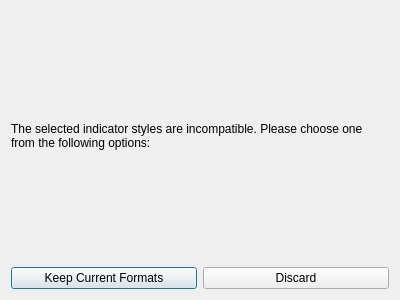
<?xml version="1.0" encoding="UTF-8"?>
<ui version="4.0">
 <class>IncompatibilityDialog</class>
 <widget class="QDialog" name="IncompatibilityDialog">
  <property name="geometry">
   <rect>
    <x>0</x>
    <y>0</y>
    <width>400</width>
    <height>300</height>
   </rect>
  </property>
  <property name="windowTitle">
   <string>Incompatibility Issue</string>
  </property>
  <layout class="QVBoxLayout" name="verticalLayout">
   <item>
    <widget class="QLabel" name="label">
     <property name="text">
      <string>The selected indicator styles are incompatible. Please choose one from the following options:</string>
     </property>
     <property name="wordWrap">
      <bool>true</bool>
     </property>
    </widget>
   </item>
   <item>
    <layout class="QHBoxLayout" name="buttonsLayout">
     <item>
      <widget class="QPushButton" name="continueButton">
       <property name="text">
        <string>Keep Current Formats</string>
       </property>
      </widget>
     </item>
     <item>
      <widget class="QPushButton" name="discardButton">
       <property name="text">
        <string>Discard</string>
       </property>
      </widget>
     </item>
    </layout>
   </item>
  </layout>
 </widget>
 <resources/>
 <connections/>
</ui>
